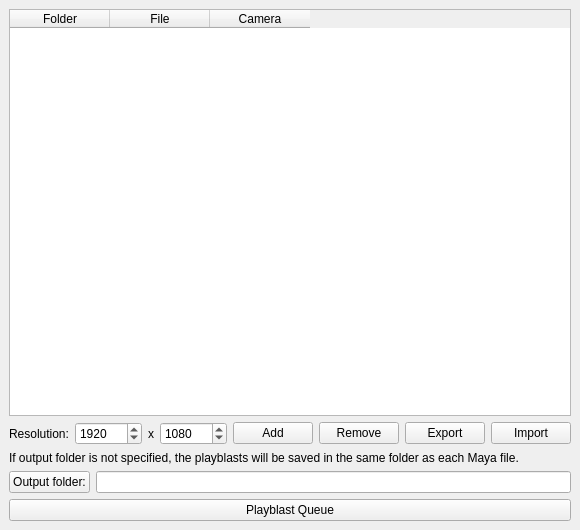
<?xml version="1.0" encoding="UTF-8"?>
<ui version="4.0">
 <class>MainWindow</class>
 <widget class="QMainWindow" name="MainWindow">
  <property name="geometry">
   <rect>
    <x>0</x>
    <y>0</y>
    <width>536</width>
    <height>530</height>
   </rect>
  </property>
  <property name="windowTitle">
   <string>Playblast Queue</string>
  </property>
  <widget class="QWidget" name="centralwidget">
   <layout class="QVBoxLayout" name="verticalLayout">
    <item>
     <widget class="QTableWidget" name="tableWidget">
      <column>
       <property name="text">
        <string>Folder</string>
       </property>
      </column>
      <column>
       <property name="text">
        <string>File</string>
       </property>
      </column>
      <column>
       <property name="text">
        <string>Camera</string>
       </property>
      </column>
     </widget>
    </item>
    <item>
     <layout class="QHBoxLayout" name="horizontalLayout">
      <item>
       <widget class="QLabel" name="label_2">
        <property name="text">
         <string>Resolution:</string>
        </property>
       </widget>
      </item>
      <item>
       <widget class="QSpinBox" name="width_spinBox">
        <property name="minimum">
         <number>1</number>
        </property>
        <property name="maximum">
         <number>999999</number>
        </property>
        <property name="value">
         <number>1920</number>
        </property>
       </widget>
      </item>
      <item>
       <widget class="QLabel" name="label">
        <property name="maximumSize">
         <size>
          <width>8</width>
          <height>16777215</height>
         </size>
        </property>
        <property name="text">
         <string>x</string>
        </property>
       </widget>
      </item>
      <item>
       <widget class="QSpinBox" name="height_spinBox">
        <property name="minimum">
         <number>1</number>
        </property>
        <property name="maximum">
         <number>999999</number>
        </property>
        <property name="value">
         <number>1080</number>
        </property>
       </widget>
      </item>
      <item>
       <widget class="QPushButton" name="add_pushButton">
        <property name="text">
         <string>Add</string>
        </property>
       </widget>
      </item>
      <item>
       <widget class="QPushButton" name="remove_pushButton">
        <property name="text">
         <string>Remove</string>
        </property>
       </widget>
      </item>
      <item>
       <widget class="QPushButton" name="export_pushButton">
        <property name="text">
         <string>Export</string>
        </property>
       </widget>
      </item>
      <item>
       <widget class="QPushButton" name="import_pushButton">
        <property name="text">
         <string>Import</string>
        </property>
       </widget>
      </item>
     </layout>
    </item>
    <item>
     <widget class="QLabel" name="label_3">
      <property name="text">
       <string>&lt;html&gt;&lt;head/&gt;&lt;body&gt;&lt;p&gt;If output folder is not specified, the playblasts will be saved in the same folder as each Maya file.&lt;/p&gt;&lt;/body&gt;&lt;/html&gt;</string>
      </property>
     </widget>
    </item>
    <item>
     <layout class="QHBoxLayout" name="horizontalLayout_2">
      <item>
       <widget class="QPushButton" name="outputFolder_pushButton">
        <property name="text">
         <string>Output folder:</string>
        </property>
       </widget>
      </item>
      <item>
       <widget class="QLineEdit" name="outputFolder_lineEdit"/>
      </item>
     </layout>
    </item>
    <item>
     <widget class="QPushButton" name="playblastQueue_pushButton">
      <property name="text">
       <string>Playblast Queue</string>
      </property>
     </widget>
    </item>
   </layout>
  </widget>
 </widget>
 <resources/>
 <connections/>
</ui>
